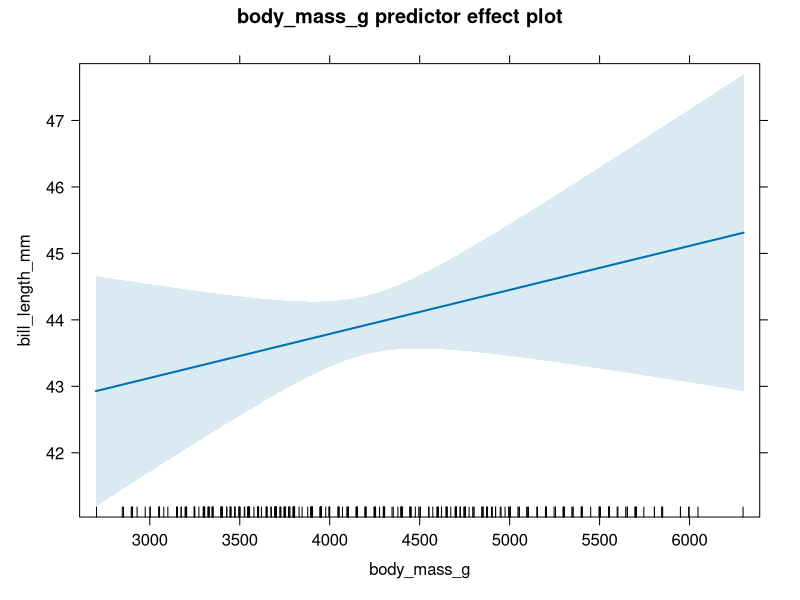
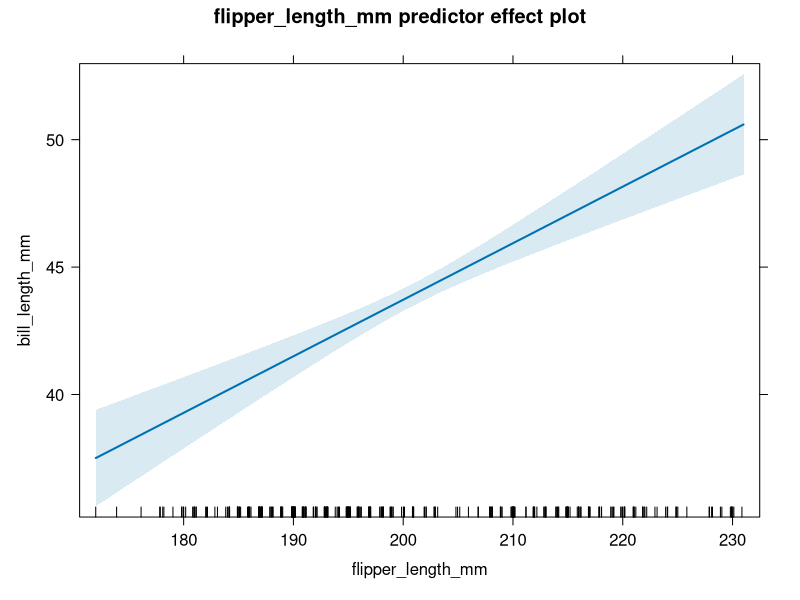
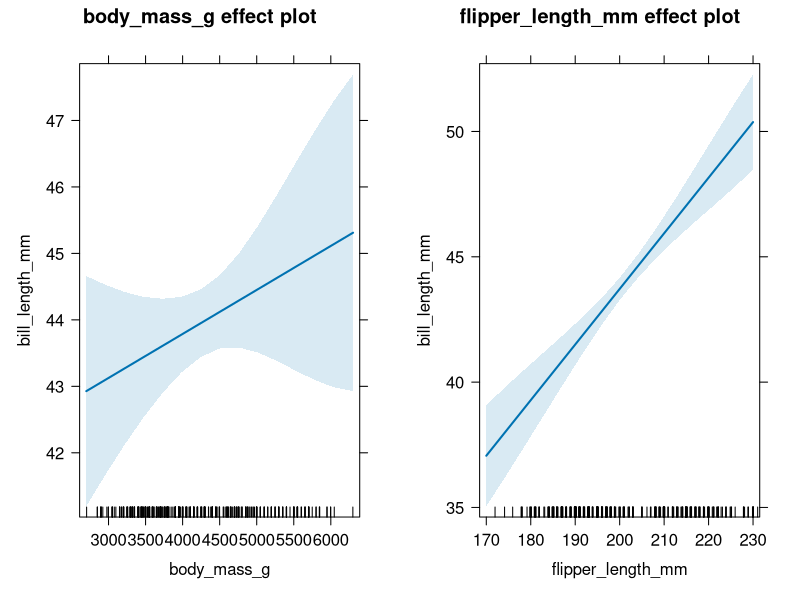
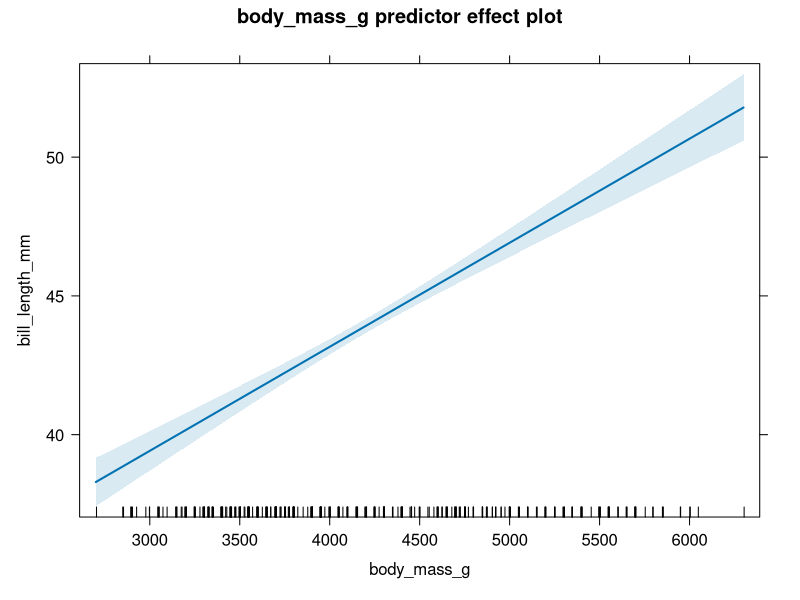
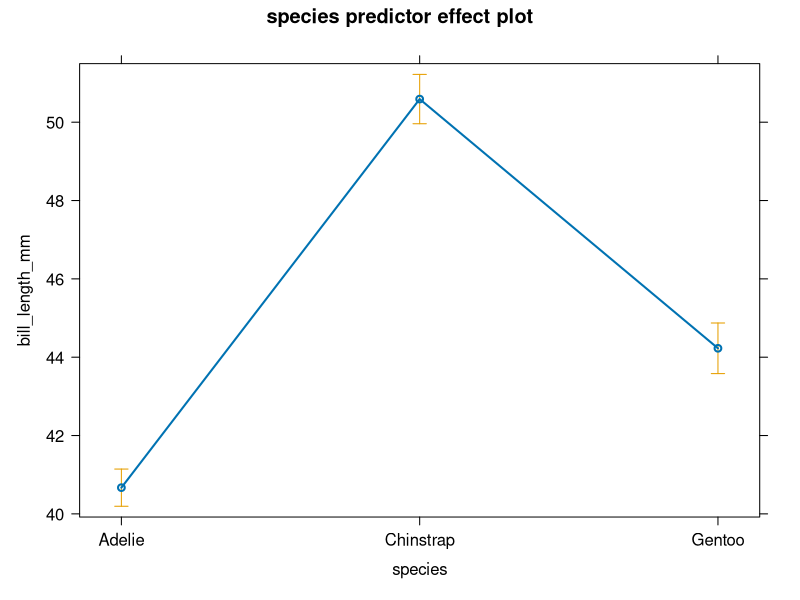
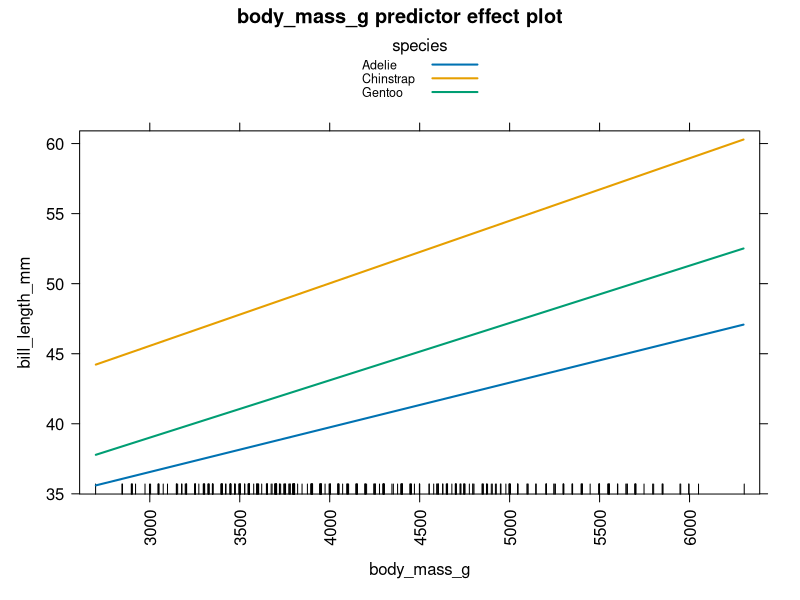
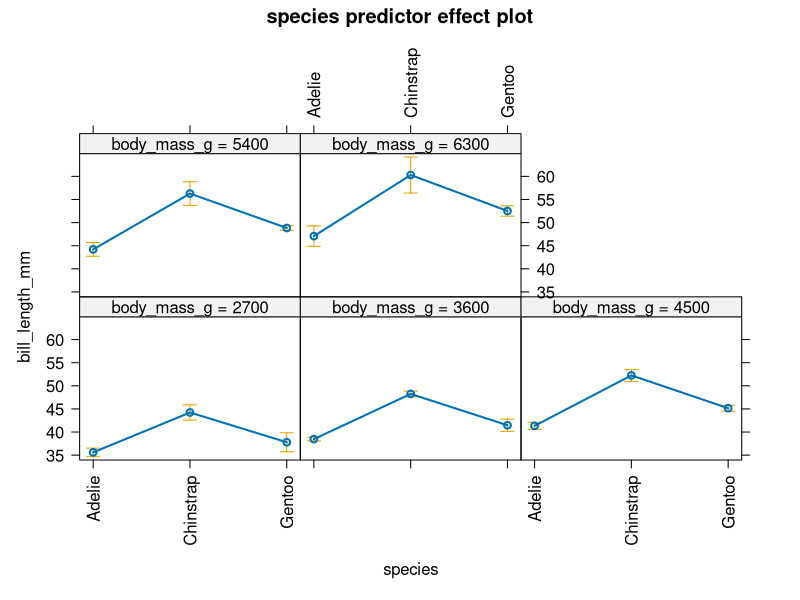
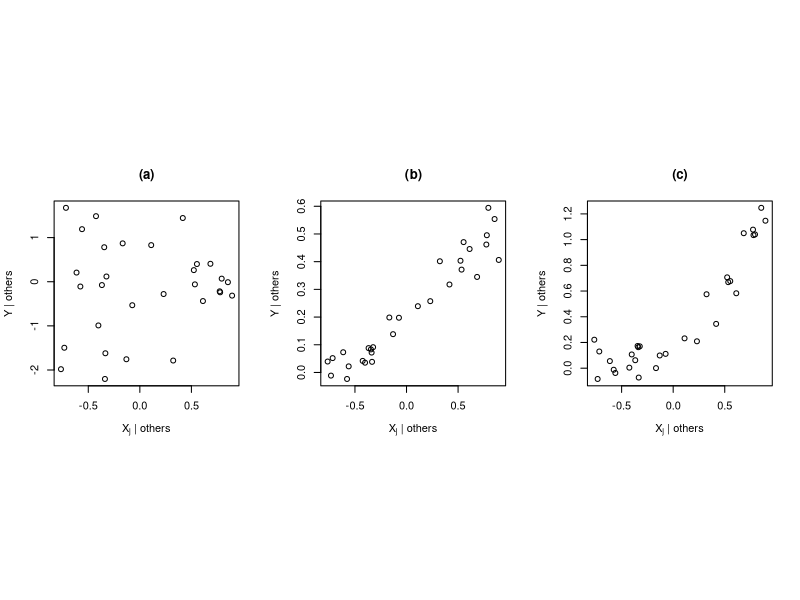

Source code (R) for these figures, in order:
## ---- chunk 1
if(!require(palmerpenguins, quietly = TRUE)) {
  install.packages("palmerpenguins", repos = "https://cran.rstudio.com/")
  library(palmerpenguins)
}
## ---- chunk 2
if(!require(car, quietly = TRUE)) {
  install.packages("car", repos = "https://cran.rstudio.com/")
  library(car)
}
## ---- chunk 3
if(!require(effects, quietly = TRUE)) {
  install.packages("effects", repos = "https://cran.rstudio.com/")
  library(effects)
}
## ---- chunk 4
# load penguins data
data(penguins, package = "palmerpenguins")
# transform body mass variable from g to kg
penguins <- penguins |> transform(body_mass_kg = body_mass_g/1000)
# fit model with body_mass_kg
slmod_scaled <- lm(bill_length_mm ~ body_mass_kg, data = penguins)
# extract coefficients
coefficients(slmod_scaled)
## ---- chunk 5
# load penguins data since it hasn't been loaded in this chapter
data(penguins, package = "palmerpenguins")
# refit multiple linear regression model
mlmod <- lm(bill_length_mm ~ body_mass_g + flipper_length_mm, data = penguins)
# extract estimated coefficients
coef(mlmod)
## ---- chunk 6
colMeans(mlmod$model)
## ---- chunk 7
library(effects)
## ---- chunk 8
plot(predictorEffect("body_mass_g", mlmod))
## ---- chunk 9
plot(predictorEffect("flipper_length_mm", mlmod))
## ---- chunk 10
plot(allEffects(mlmod))
## ---- chunk 11
# refit the parallel lines model
lmodp <- lm(bill_length_mm ~ body_mass_g + species, data = penguins)
# double-check coefficients
coef(lmodp)
## ---- chunk 12
table(lmodp$model$species)
print(paste('Total:', length(lmodp$model$species)))
## ---- chunk 13
# draw effect plot for body_mass_g
plot(predictorEffect("body_mass_g", lmodp))
## ---- chunk 14
# sample mean of body_mass_g variable used to fit lmodp
mean(lmodp$model$body_mass_g)
## ---- chunk 15
plot(predictorEffect("species", lmodp))
## ---- chunk 16
# fit separate lines model
lmods <- lm(bill_length_mm ~ body_mass_g + species + body_mass_g:species,
            data = penguins)
# extract estimated coefficients
coef(lmods)
## ---- chunk 17
# effect plot of body mass for separate lines model
# axes ... rotates the x-axis labels 90 degrees
# lines ... plots the effect of body mass in one graphic
plot(predictorEffect("body_mass_g", lmods),
     axes = list(x = list(rotate = 90)),
     lines = list(multiline = TRUE))
## ---- chunk 18
# effect plot of body mass for separate lines model
# axes ... rotates the x-axis labels 90 degrees
# lines ... plots the effect of species in one graphic
plot(predictorEffect("species", lmods),
     axes = list(x = list(rotate = 90)),
     lines=list(multiline = FALSE))
## ---- chunk 19
#| echo: false
#| eval: true
#| output: true
par(mfrow = c(1, 3), pty = "s")
set.seed(71)
x <- runif(30, -1, 1)
y1 <- rnorm(30)
y2 <- 0.2 + 0.3 * x + rnorm(30, sd = 0.05)
y3 <- 0.2 + 0.6 * x + 0.6 * x^2 + rnorm(30, sd = 0.1)
plot(y1 ~ x, ylab = "Y | others",
     xlab = expression(paste(X[j], " | others")))
title("(a)")
plot(y2 ~ x, ylab = "Y | others",
     xlab = expression(paste(X[j], " | others")))
title("(b)")
plot(y3 ~ x, ylab = "Y | others",
     xlab = expression(paste(X[j], " | others")))
title("(c)")
par(mfrow = c(1, 1))
## ---- chunk 20
library(car)
# create added-variable plots for all regressors in mlmod
avPlots(mlmod)
## ---- chunk 21
avPlots(lmodp)
## ---- chunk 22
leveragePlots(lmodp)
## ---- chunk 23
leveragePlots(lmods)
## ---- chunk 24
y <- c(1, 4, 6, 8, 9)       # create an arbitrary response vector
X1 <- c(7, 5, 5, 7, 7)      # create regressor 1
X2 <- c(-1, 2, -3, 1, 5/7)  # create regressor 2 to be orthogonal to X1
## ---- chunk 25
crossprod(X1, X2)
## ---- chunk 26
# y regressed on X1 without an intercept
lmod1 <- lm(y ~ X1 - 1)
coef(lmod1)
## ---- chunk 27
# y regressed on X1 and X2 without an intercept
lmod2 <- lm(y ~ X1 + X2 - 1)
coef(lmod2)
## ---- chunk 28
ones <- rep(1, 5)   # column of 1s
## ---- chunk 29
crossprod(ones, X1) # not zero, so not orthogonal
## ---- chunk 30
crossprod(ones, X2) # not zero, so not orthogonal
## ---- chunk 31
# y regressed on X1 and X2 with an intercept
lmod3 <- lm(y ~ X1 + X2)
coef(lmod3) # coefficients for lmod3
## ---- chunk 32
X3 <-  c(0, -1, 1, 0, 0) # sample mean is zero
X4 <- c(0, 0, 0, 1, -1)  # sample mean is zero
cov(X3, X4)              # 0, so X3 and X4 are uncorrelated and orthogonal
## ---- chunk 33
coef(lm(y ~ 1))           # only column of 1s
## ---- chunk 34
coef(lm(y ~ X3 - 1))      # only X3
## ---- chunk 35
coef(lm(y ~ X4 - 1))      # only X4
## ---- chunk 36
coef(lm(y ~ X3))          # 1s and X3
## ---- chunk 37
coef(lm(y ~ X4))          # 1s and X4
## ---- chunk 38
coef(lm(y ~ X3 + X4 - 1)) # X3 and X4
## ---- chunk 39
coef(lm(y ~ X3 + X4))     # 1s, X3, and X4
## ---- chunk 40
crossprod(model.matrix(~ X1 + X2 + X3 + X4))
## ---- chunk 41
coef(lm(y ~ 1))
## ---- chunk 42
lmod4 <- lm(y ~ X1) # model with 1s and X1
coef(lmod4)
## ---- chunk 43
coef(lm(y ~ X1 + X2))
## ---- chunk 44
coef(lm(y ~ X1 + X3))
## ---- chunk 45
coef(lm(y ~ X1 + X3 + X4))
## ---- chunk 46
X5 <- c(1, 0, 0, -1, 0) # orthogonal to ones, X1, not X4
# note block of 0s
crossprod(cbind(ones, X1, X4, X5))
## ---- chunk 47
lm(y ~ X1)           # model with 1s and X1
## ---- chunk 48
lm(y ~ X1 + X4 + X5) # model with 1s, X1, X4, x5
## ---- chunk 49
lm(y ~ X4 + X5 - 1)  # model with X4 and x5 only
## ---- chunk 50
lm(y ~ X1 + X4 + X5) # model with 1s, X1, X4, x5
